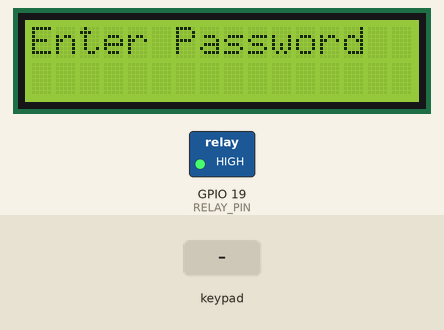
Simulated run of this sketch. Board: ESP32. Shown: 16×2 character LCD, switched loads named in the sketch (green lamp = pin HIGH). The inputs (shaded band) are chosen by the test bench. WiFi joins after 1.5 s; servers stay silent unless stated; web services answer with replies made up by the test bench; what the sketch prints to the serial monitor is not drawn.

Above: at 6.1 s.
6.2 s: keypad keys 2 8 1 3 pressed 0.4 s apart
At 8.2 s:
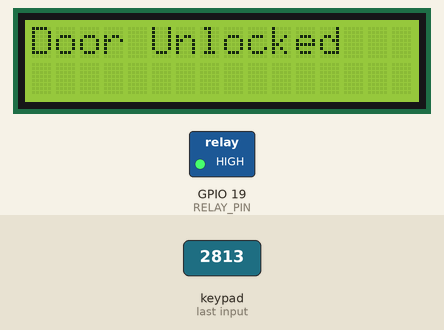
10.8 s: keypad keys 1 2 1 4 2 7 2 6 pressed 0.4 s apart
At 12.9 s:
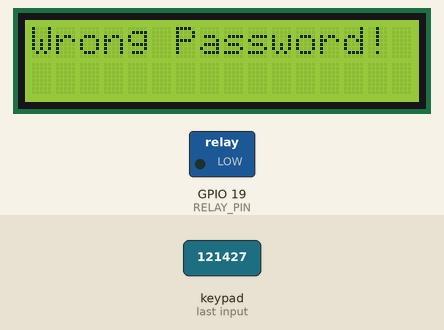
15.5 s: keypad keys 1 2 1 4 2 7 2 6 # pressed 0.4 s apart
At 20.0 s:
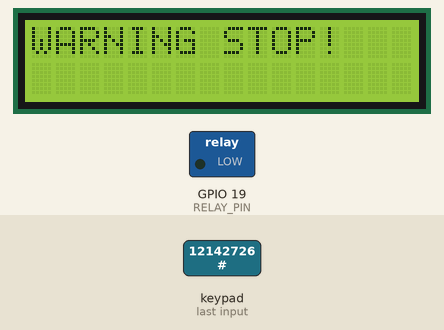
20.7 s: key '1' pressed
23.7 s: key '2' pressed
At 25.4 s:
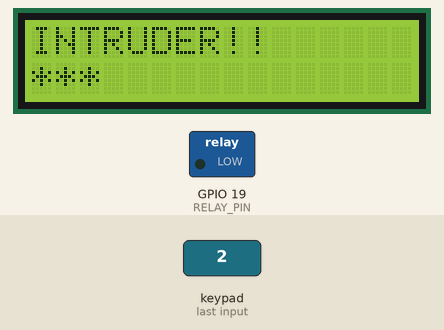
25.8 s: key '3' pressed
At 28.4 s:
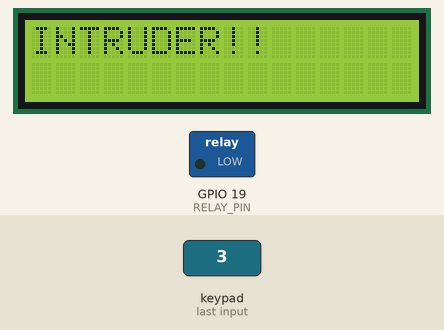
Timing chart, 0 to 29.8 s (numbered marks = the images above; inputs shaded):
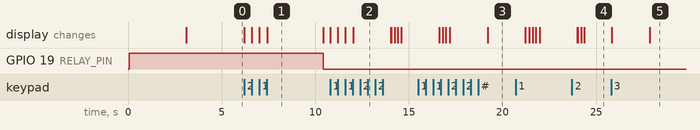

The sketch:

blynk.ino
```cpp
/*************************************************************

  This is a simple demo of sending and receiving some data with Blynk IOT app
  Be sure to check out other examples!
 *************************************************************/

/* Fill-in information from Blynk Device Info here */
#define BLYNK_TEMPLATE_ID "TMPLXXXX" // You will find this information while setting up Blynk IoT app
#define BLYNK_TEMPLATE_NAME "ESP32 Security Lock"
#define BLYNK_AUTH_TOKEN "xxx-xxxxx-xxxxx-xxxx"

/* Comment this out to disable prints and save space */
#define BLYNK_PRINT Serial

// The libraries you will need for this project
#include <LiquidCrystal_I2C.h>
#include <Keypad.h>
#include <WiFi.h>
#include <WiFiClient.h>
#include <BlynkSimpleEsp32.h>
#include <HTTPClient.h>
#include <UrlEncode.h>


// Your WiFi credentials.
// Set password to "" for open networks.
char ssid[] = "Gurkaran";
char pass[] = "xxxxxxx"; // WiFi Password
char auth[] = BLYNK_AUTH_TOKEN;

// +international_country_code + phone number
// Portugal +351, example: +351912345678
String phoneNumber = "+1XXX-XXX-XXXX";
String apiKey = "87XXXX"; // You will get this key while setting up the WhatsApp API Bot

#define RELAY_PIN   19 // ESP32 pin GPIO19 connected to the relay
#define ROW_NUM     4  // keypad four rows
#define COLUMN_NUM  4  // keypad three columns

char keys[ROW_NUM][COLUMN_NUM] = {
  {'1', '2', '3', 'A'},
  {'4', '5', '6', 'B'},
  {'7', '8', '9', 'C'},
  {'*', '0', '#', 'D'}
};

byte pin_rows[ROW_NUM] = {12, 14, 27, 26};   // ESP32 pin: GPIO12, GPIO14, GPIO27, GPIO26 connected to the row pins
byte pin_column[COLUMN_NUM] = {25, 33, 32};  // ESP32 pin: GPIO25, GPIO33, GPIO32 connected to the column pins

Keypad keypad = Keypad( makeKeymap(keys), pin_rows, pin_column, ROW_NUM, COLUMN_NUM );

LiquidCrystal_I2C lcd(0x27, 16, 2);  // Set LCD address and dimensions

const String correct_password = "2813"; // Change your password here
String input_password = "";
int incorrect_attempts = 0;
const int max_attempts = 3;

void setup() {
  Serial.begin(9600);
  lcd.init();
  lcd.backlight();
  pinMode(RELAY_PIN, OUTPUT);
  digitalWrite(RELAY_PIN, HIGH); // Initially lock the door
  lcd.setCursor(2,0);
  lcd.print(" WELCOME! ");
  lcd.setCursor(0, 1);
  lcd.print("ESP32 Project");
  delay(3000);
  lcd.clear();
  lcd.print("Enter Password");

  Serial.begin(115200);
  WiFi.begin(ssid, pass);
  Serial.println("Connecting");
  while(WiFi.status() != WL_CONNECTED) {
    delay(500);
    Serial.print(".");
  }
  Serial.println("");
  Serial.print("Connected to WiFi network with IP Address: ");
  Serial.println(WiFi.localIP());
  Blynk.begin(auth, ssid, pass, "blynk.cloud",80);  // This is connect the ESP32 to Blynk IoT app

}

void loop() {
  Blynk.run();
  char key = keypad.getKey();

  if (key != NO_KEY) {
    if (input_password.length() < 4) {
      input_password += key;
      lcd.setCursor(input_password.length() - 1, 1);
      lcd.print('*');  // Display '*' instead of the actual key pressed
    }

    if (input_password.length() == 4) {
      if (input_password == correct_password) {
        lcd.clear();
//        lcd.print("Success");
//        delay(2000);
        digitalWrite(RELAY_PIN, HIGH); // Unlock the door
        lcd.clear();
        lcd.print("Door Unlocked");
        delay(3000);
        digitalWrite(RELAY_PIN, LOW); // Relock the door
        lcd.clear();
        lcd.print("Enter Password");
        input_password = "";
        incorrect_attempts = 0;
      } else {
        lcd.clear();
        lcd.print("Wrong Password!");
        delay(2000);
        lcd.clear();
        lcd.print("Enter Password");
        input_password = "";
        incorrect_attempts++;
        if (incorrect_attempts == 3) {
          lcd.clear();
          lcd.print("WARNING STOP!");
          delay(2000);
          lcd.clear();
          lcd.print("Enter Password");
//          Blynk.logEvent("intrusion_alert", "Intrusion Detected!");
          sendMessage("ATTENTION!! SOMEONE IS TRYING TO GET IN!!");
        }
        if (incorrect_attempts > max_attempts) {
          lcd.clear();
          lcd.print("INTRUDER!!");
          Blynk.logEvent("intrusion_alert", "Intrusion Detected!"); // This event will be logged in Blynk dashboard.
//          sendMessage("ATTENTION!! SOMEONE IS TRYING TO GET IN!!");
        }
      }
    }
  }

}
void sendMessage(String message){

  // Data to send with HTTP POST
  String url = "https://api.callmebot.com/whatsapp.php?phone=" + phoneNumber + "&apikey=" + apiKey + "&text=" + urlEncode(message);
  HTTPClient http;
  http.begin(url);

  // Specify content-type header
  http.addHeader("Content-Type", "application/x-www-form-urlencoded");

  // Send HTTP POST request
  int httpResponseCode = http.POST(url);
  if (httpResponseCode == 200){
    Serial.print("Message sent successfully");
  }
  else{
    Serial.println("Error sending the message");
    Serial.print("HTTP response code: ");
    Serial.println(httpResponseCode);
  }

  // Free resources
  http.end();
}
```

Measured:
- after the input at 6.2 s, GPIO 19 (RELAY_PIN): HIGH → LOW after 4.2 s; the display: first changes at once (image 1 shows a later state)
- after the input at 10.8 s, the display: first changes at once (image 2 shows a later state)
- after the input at 15.5 s, the display: first differs from a run without the input after 1.1 s (image 3 shows a later state)
- after the input at 23.7 s, the display: first differs from a run without the input after 0.67 s (image 4)
- after the input at 25.8 s, the display: first changes at once (image 5 shows a later state)
- what the display in image 1 shows lasts 3.0 s, from 7.4 s to 10.4 s
